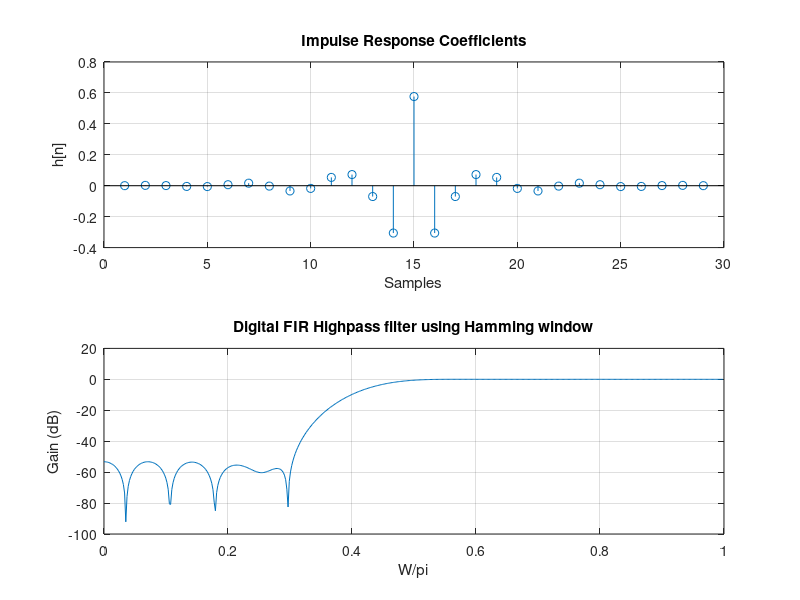
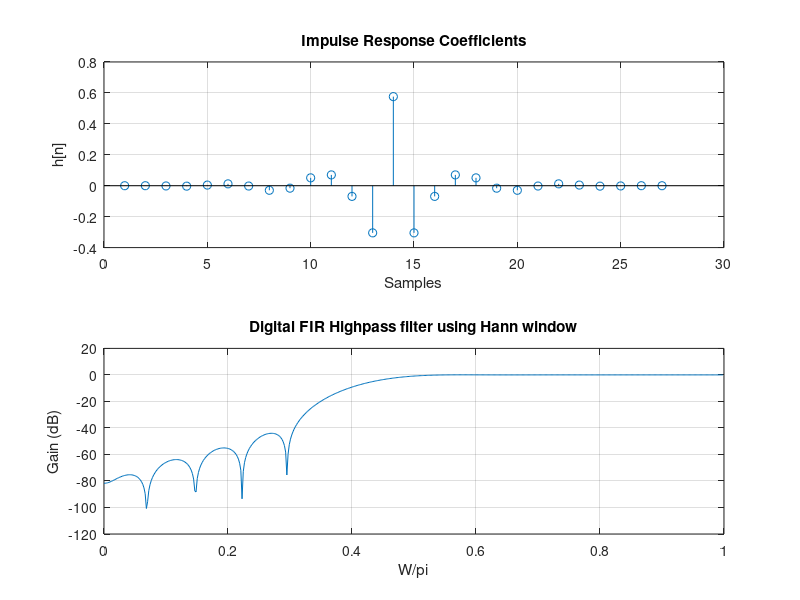
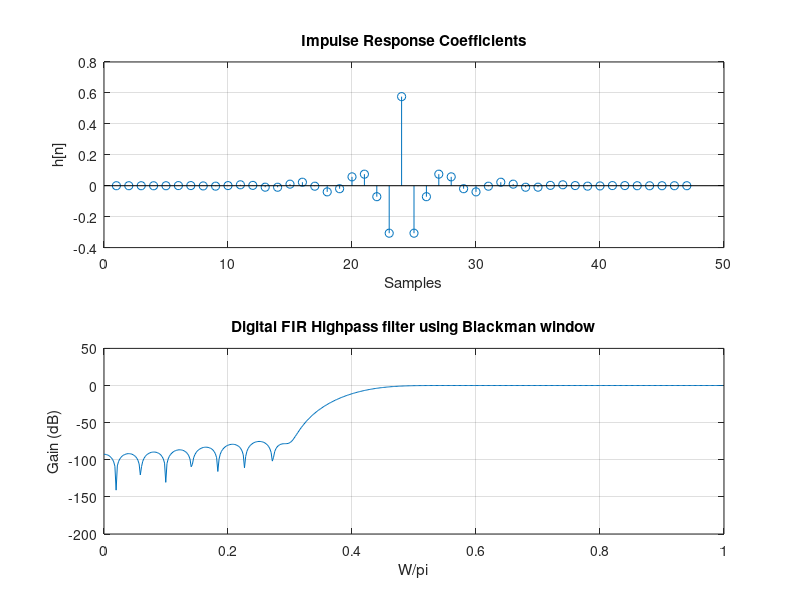
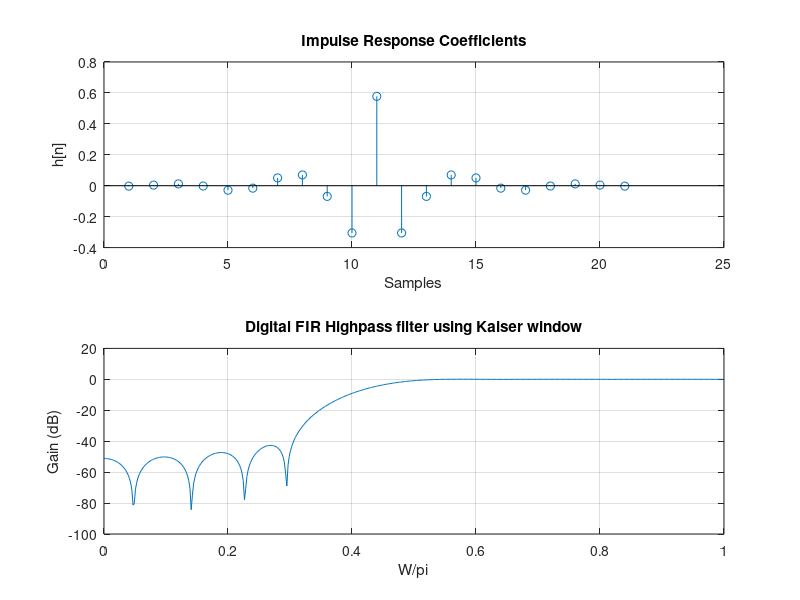

MATLAB code for these plots, in order:
Wp = 0.55*pi;
Ws = 0.3*pi;
Wc = (Wp+Ws)/2;
dw = Wp-Ws;
As = 42;

% Hamming
M = ceil(3.32*pi/dw);
N = 2*M;
b = fir1(N,(Wc/pi),'high',hamming(N+1));
[H,W] = freqz(b,1,512);

figure(1);
subplot(211);
stem(b);
title('Impulse Response Coefficients');
xlabel('Samples');
ylabel('h[n]');
grid on;

subplot(212);
plot(W/pi, 20*log10(abs(H)));
title('Digital FIR Highpass filter using Hamming window');
xlabel('W/pi');
ylabel('Gain (dB)');
grid on;

% Hann
M = ceil(3.11*pi/dw);
N = 2*M;
b = fir1(N,(Wc/pi),'high',hanning(N+1));
[H,W] = freqz(b,1,512);

figure(2);
subplot(211);
stem(b);
title('Impulse Response Coefficients');
xlabel('Samples');
ylabel('h[n]');
grid on;

subplot(212);
plot(W/pi, 20*log10(abs(H)));
title('Digital FIR Highpass filter using Hann window');
xlabel('W/pi');
ylabel('Gain (dB)');
grid on;

% Blackman
M = ceil(5.56*pi/dw);
N = 2*M;
b = fir1(N,(Wc/pi),'high',blackman(N+1));
[H,W] = freqz(b,1,512);

figure(3);
subplot(211);
stem(b);
title('Impulse Response Coefficients');
xlabel('Samples');
ylabel('h[n]');
grid on;

subplot(212);
plot(W/pi, 20*log10(abs(H)));
title('Digital FIR Highpass filter using Blackman window');
xlabel('W/pi');
ylabel('Gain (dB)');
grid on;

% Kaiser
ds = 10^(-As/20);
[N,Wn,beta,type] = kaiserord([(Ws/pi) (Wp/pi)],[1 0],[ds ds]);
N = N+1;
b = fir1(N,(Wc/pi),'high',kaiser(N+1,beta));
[H,W] = freqz(b,1,512);

figure(4);
subplot(211);
stem(b);
title('Impulse Response Coefficients');
xlabel('Samples');
ylabel('h[n]');
grid on;

subplot(212);
plot(W/pi, 20*log10(abs(H)));
title('Digital FIR Highpass filter using Kaiser window');
xlabel('W/pi');
ylabel('Gain (dB)');
grid on;